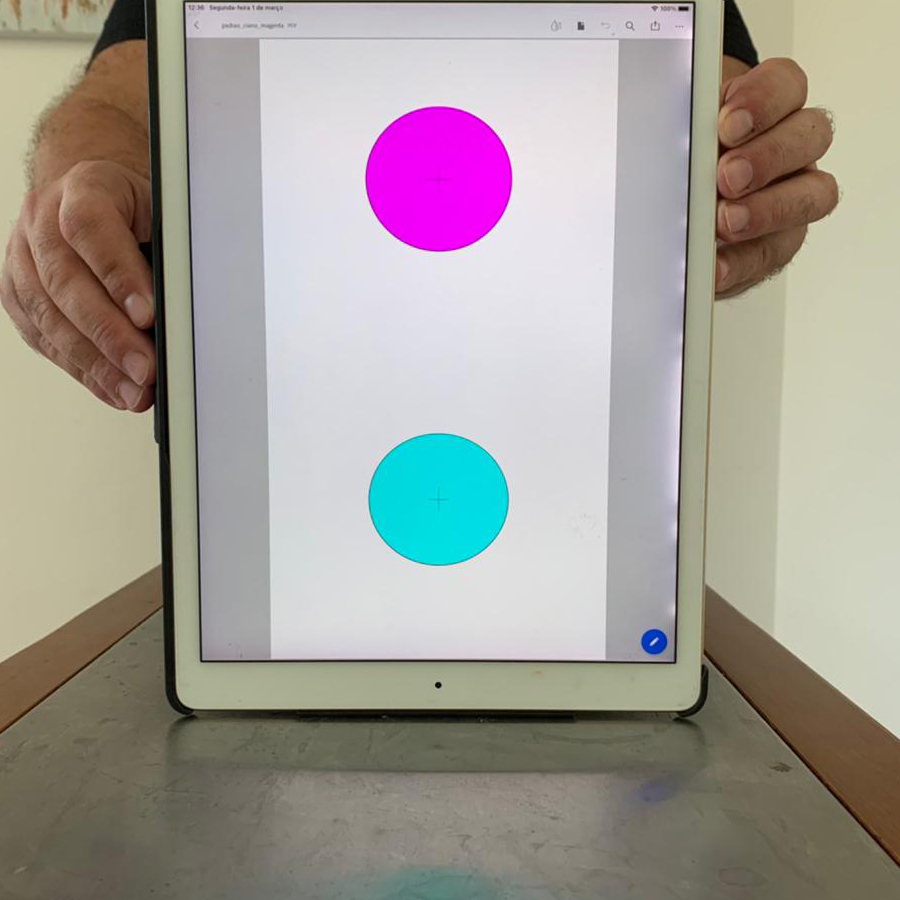
#> input picture aps2-cigar/img/angulo01.jpg, 900 x 900 px
$ python -i fotogrametria.py   (imports and definitions only)
#> lines starting #> are read from the running program, lines starting #| are printed output that depends on the picture; after the words box and inside, x2 and y2 are one past the last pixel; in counts of white or black regions, pixels touching at a corner belong together
#!/usr/bin/python
# -*- coding: utf-8 -*-

# Este NÃO é um programa ROS

from __future__ import print_function, division

import cv2
import os,sys, os.path
import numpy as np
import math
from math import *

# [16 lines left out: function encontrar_foco, not called in this run]

def segmenta_circulo_ciano(hsv):
    """Não mude ou renomeie esta função
    Entrada:
        hsv - imagem em hsv
    Saída:
        mask - imagem em grayscale com tudo em preto e os pixels do circulos ciano em branco
    """
    mask = hsv[:,:,0]

    menor_ciano = (int(160/2), 50, 50)
    maior_ciano = (int(190/2), 255, 255)
    # menor_ciano = (int(210/2), 100, 80)
    # maior_ciano = (int(270/2), 255, 255)

    mask = cv2.inRange(hsv, np.asarray([int(160/2), 50, 50]), np.asarray([int(190/2), 255, 255]))


    return mask

def segmenta_circulo_magenta(hsv):
    """Não mude ou renomeie esta função
    Entrada:
        hsv - imagem em hsv
    Saída:
        mask - imagem em grayscale com tudo em preto e os pixels do circulos magenta em branco
    """


    mask = hsv[:,:,0]

    menor_magenta = (int(290/2), 50, 50)
    maior_magenta = (int(320/2), 255, 255)

    # menor_magenta = (int(330/2), 50, 50)
    # maior_magenta = (int(360/2), 255, 255)

    mask = cv2.inRange(hsv, np.asarray([int(290/2), 50, 50]), np.asarray([int(320/2), 255, 255]))

    return mask
def encontrar_maior_contorno(segmentado):
    """Não mude ou renomeie esta função
    Entrada:
        segmentado - imagem em preto e branco
    Saída:
        contorno - maior contorno obtido (APENAS este contorno)
    """

    contours, arvore = cv2.findContours(segmentado.copy(), cv2.RETR_TREE, cv2.CHAIN_APPROX_SIMPLE)

    maior_contorno = None
    maior_area = 0
    for c in contours:
        area = cv2.contourArea(c)
        if area > maior_area:
            maior_area = area
            maior_contorno = c

    return maior_contorno

def encontrar_centro_contorno(contorno):
    """Não mude ou renomeie esta função
    Entrada:
        contorno: um contorno (não o array deles)
    Saída:
        (Xcentro, Ycentro) - uma tuple com o centro do contorno (no formato 'int')!!!
    """

    M = cv2.moments(contorno)

    centro_x = int(M['m10']/M['m00'])
    centro_y = int(M['m01']/M['m00'])

    Xcentro = centro_x
    Ycentro = centro_y

    return (Xcentro, Ycentro)

def calcular_h(centro_ciano, centro_magenta):
    """Não mude ou renomeie esta função
    Entradas:
        centro_ciano - ponto no formato (X,Y)
        centro_magenta - ponto no formato (X,Y)
    Saída:
        distancia - a distancia Euclidiana entre os pontos de entrada
    """

    centro_ciano_x = centro_ciano[0]
    centro_ciano_y = centro_ciano[1]

    centro_magenta_x = centro_magenta[0]
    centro_magenta_y = centro_magenta[1]

    distancia = math.sqrt((centro_ciano_x - centro_magenta_x)**2 + (centro_ciano_y - centro_magenta_y)**2)
    return distancia

# [11 lines left out: function encontrar_distancia, not called in this run]

def calcular_distancia_entre_circulos(img):
    """Não mude ou renomeie esta função
    Deve utilizar as funções acima para calcular a distancia entre os circulos a partir da imagem BGR
    Entradas:
        img - uma imagem no formato BGR
    Saídas:
        h - a distância entre os os circulos na imagem
        centro ciano - o centro do círculo ciano no formato (X,Y)
        centro_magenta - o centro do círculo magenta no formato (X,Y)
        img_contornos - a imagem com os contornos desenhados
    """
    img_contornos = img.copy()

    img_contornos_hsv = cv2.cvtColor(img_contornos, cv2.COLOR_BGR2HSV)

    segmentado_ciano = segmenta_circulo_ciano(img_contornos_hsv)
    segmentado_magenta = segmenta_circulo_magenta(img_contornos_hsv)

    maior_contorno_ciano = encontrar_maior_contorno(segmentado_ciano)
    maior_contorno_magenta = encontrar_maior_contorno(segmentado_magenta)

    centro_ciano = encontrar_centro_contorno(maior_contorno_ciano)
    centro_magenta = encontrar_centro_contorno(maior_contorno_magenta)

    h = calcular_h(centro_ciano, centro_magenta)

    return h, centro_ciano, centro_magenta, img_contornos

# [18 lines left out: function calcular_angulo_com_horizontal_da_imagem, not called in this run]

>>> import cv2
>>> picture = cv2.imread('img/angulo01.jpg')
#> picture is the input picture: shape (900, 900, 3); mean B, G, R 151, 156.6, 162.7
>>> result = calcular_distancia_entre_circulos(picture)
#> in segmenta_circulo_ciano, `mask = hsv[:,:,0]`:
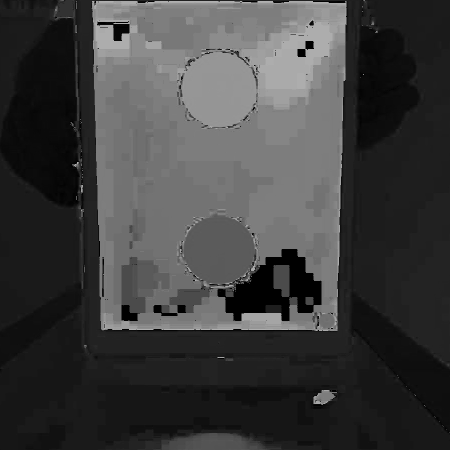
#> mask: shape (900, 900) (shown at 1/2 size); min 0, max 179, mean 62.4
#> in segmenta_circulo_ciano, `mask = cv2.inRange(hsv, np.asarray([int(160/2), 50, 50]), np.asarray([..`:
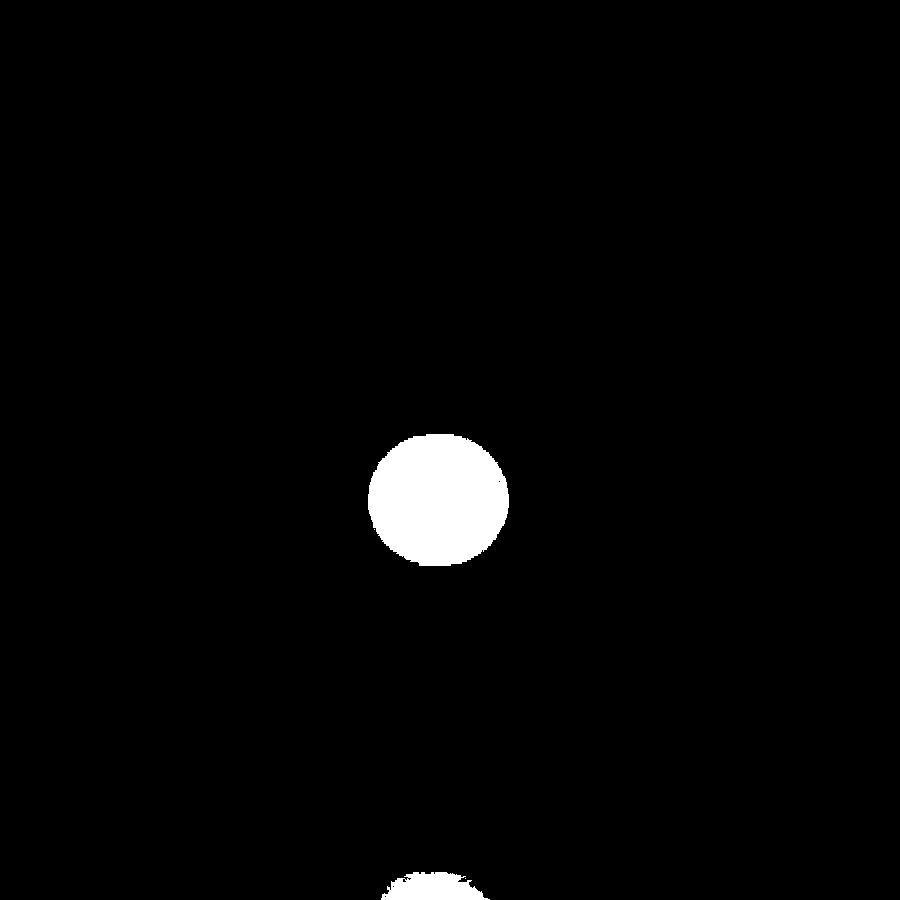
#> mask: shape (900, 900); 2.1% white; 4 white regions (2 under 20 px), largest, box (x1, y1, x2, y2) and area: (368, 434, 509, 566) 14752, (381, 872, 490, 900) 2172
#> in segmenta_circulo_magenta, `mask = cv2.inRange(hsv, np.asarray([int(290/2), 50, 50]), np.asarray([..`:
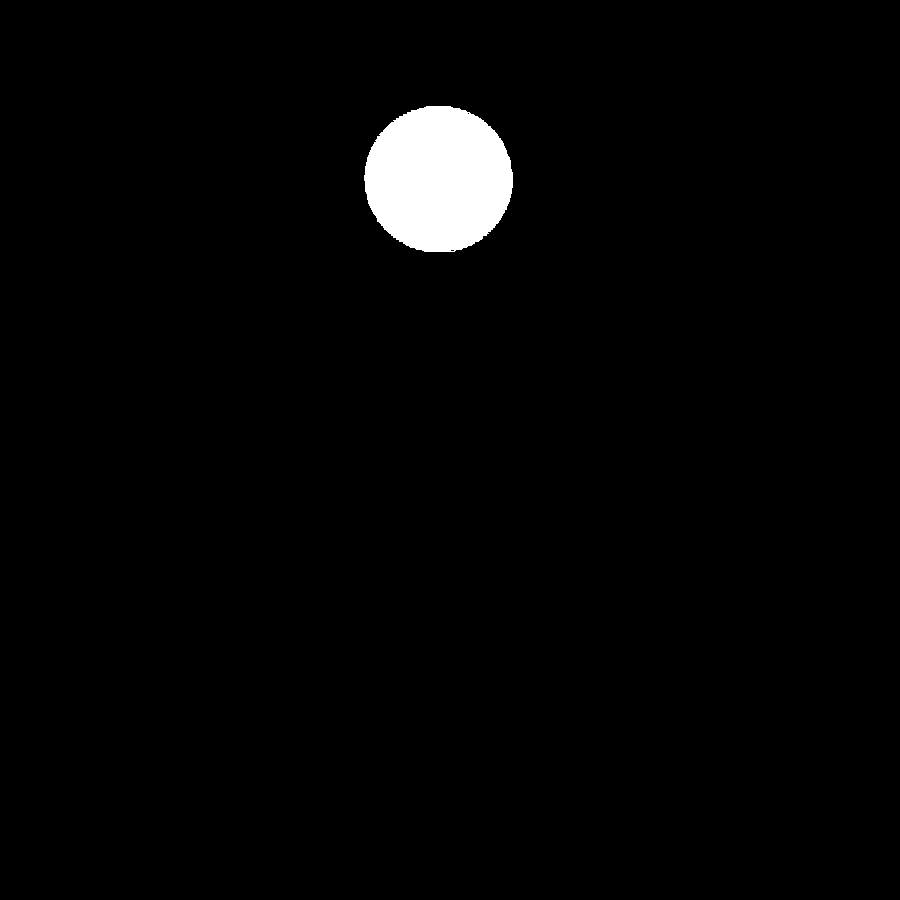
#> mask: shape (900, 900); 2.1% white; 1 white region
#> in encontrar_maior_contorno, `contours, arvore = cv2.findContours(segmentado.copy(), cv2.RETR_TREE, ..`: contours = 9 contours, 7 with area under 20; largest, box (x1, y1, x2, y2) and area: (368, 434, 509, 566) 14525, (381, 872, 490, 900) 2038; arvore = [[1, -1, -1, -1], [6, 0, 2, -1], [3, -1, -1, 1], [4, 2, -1, 1], [5, 3, -1, 1], [-1, 4, -1, 1], [7, 1, -1, -1], [-1, 6, 8, -1], [-1, -1, -1, 7]]
#> the loop in encontrar_maior_contorno, `for c in contours:` made 9 passes
#> (area, maior_area) on passes 2, 8: (2038.5, 2038.5), (14525, 14525)
#> after the loop in encontrar_maior_contorno, `for c in contours:`: maior_area = 14525; maior_contorno = contour of 243 points, box (x1, y1, x2, y2) (368, 434, 509, 566), area 14525
#> in calcular_distancia_entre_circulos, `maior_contorno_ciano = encontrar_maior_contorno(segmentado_ciano)`: maior_contorno_ciano has the same summary as maior_contorno in encontrar_maior_contorno
#> in encontrar_maior_contorno (call 2), `contours, arvore = cv2.findContours(segmentado.copy(), cv2.RETR_TREE, ..`: contours = 3 contours, 2 with area under 20; largest, box (x1, y1, x2, y2) and area: (364, 106, 513, 252) 16880; arvore = [[-1, -1, 1, -1], [2, -1, -1, 0], [-1, 1, -1, 0]]
#> the loop in encontrar_maior_contorno (call 2), `for c in contours:` made 3 passes
#> (area, maior_area) on pass 1: (16880.5, 16880.5)
#> in calcular_distancia_entre_circulos, `maior_contorno_magenta = encontrar_maior_contorno(segmentado_magenta)`: maior_contorno_magenta = contour of 229 points, box (x1, y1, x2, y2) (364, 106, 513, 252), area 16880
#> in encontrar_centro_contorno, `M = cv2.moments(contorno)`: M = moments, m00 14525, centre m10/m00, m01/m00 = (437.8, 499.3)
#> in encontrar_centro_contorno, `centro_x = int(M['m10']/M['m00'])`: centro_x = 437
#> in encontrar_centro_contorno, `centro_y = int(M['m01']/M['m00'])`: centro_y = 499
#> in encontrar_centro_contorno, `Xcentro = centro_x`: Xcentro = 437
#> in encontrar_centro_contorno, `Ycentro = centro_y`: Ycentro = 499
#> in calcular_distancia_entre_circulos, `centro_ciano = encontrar_centro_contorno(maior_contorno_ciano)`: centro_ciano = (437, 499)
#> in calcular_distancia_entre_circulos, `centro_magenta = encontrar_centro_contorno(maior_contorno_magenta)`: centro_magenta = (438, 178)
#> in calcular_h, `centro_ciano_x = centro_ciano[0]`: centro_ciano_x = 437
#> in calcular_h, `centro_ciano_y = centro_ciano[1]`: centro_ciano_y = 499
#> in calcular_h, `centro_magenta_x = centro_magenta[0]`: centro_magenta_x = 438
#> in calcular_h, `centro_magenta_y = centro_magenta[1]`: centro_magenta_y = 178
#> in calcular_h, `distancia = math.sqrt((centro_ciano_x - centro_magenta_x)**2 + (centro..`: distancia = 321

$ run again, on aps2-cigar/img/angulo02.jpg
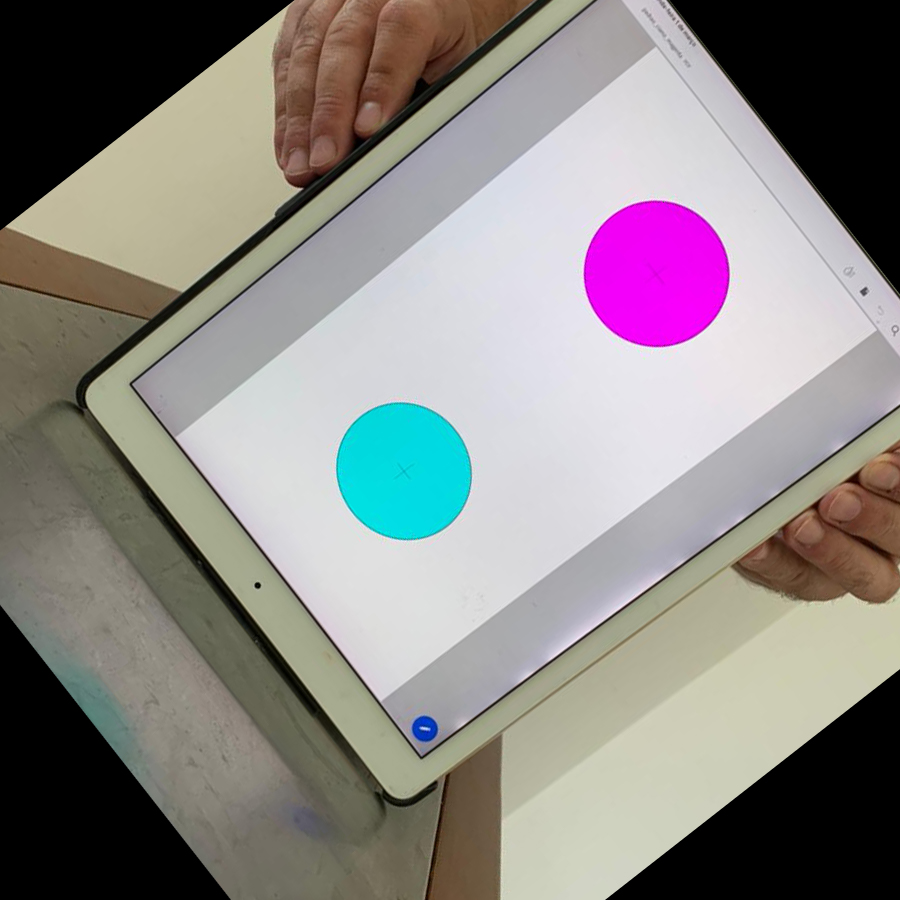
#> input picture aps2-cigar/img/angulo02.jpg, 900 x 900 px
#> picture is the input picture: shape (900, 900, 3); mean B, G, R 133.7, 135.4, 139.6
#> img_contornos_hsv: shape (900, 900, 3); mean H, S, V 58.1, 37.5, 145.8
#> in segmenta_circulo_ciano, `mask = cv2.inRange(hsv, np.asarray([int(160/2), 50, 50]), np.asarray([..`:
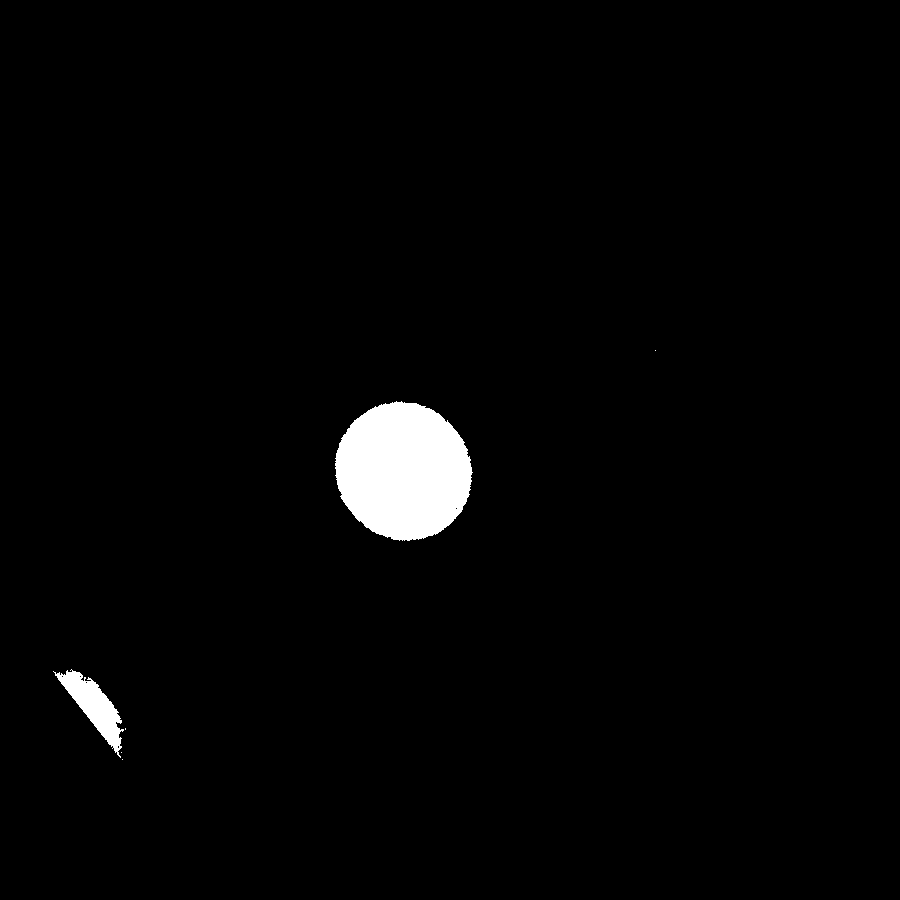
#> mask: shape (900, 900); 2.1% white; 6 white regions (4 under 20 px), largest, box (x1, y1, x2, y2) and area: (335, 401, 473, 541) 14780, (53, 669, 124, 758) 2141
#> in segmenta_circulo_magenta, `mask = cv2.inRange(hsv, np.asarray([int(290/2), 50, 50]), np.asarray([..`:
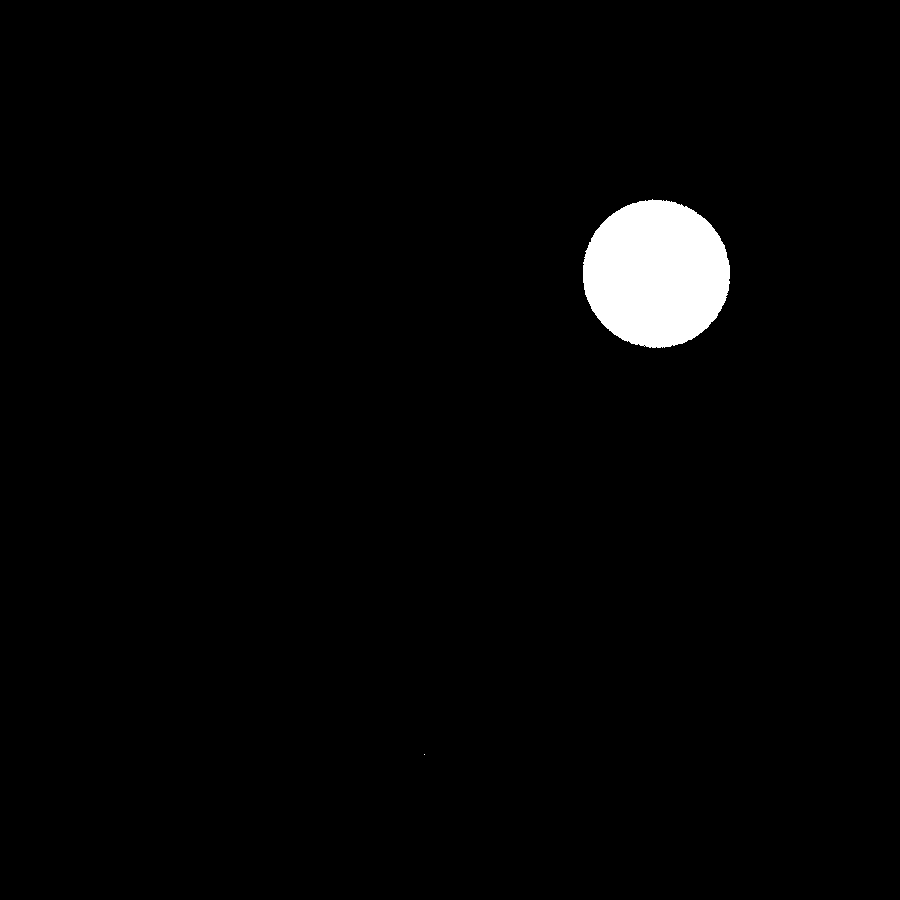
#> mask: shape (900, 900); 2.1% white; 2 white regions (1 under 20 px)
#> contours = 11 contours, 9 with area under 20; largest, box (x1, y1, x2, y2) and area: (335, 401, 473, 541) 14580, (53, 669, 124, 758) 2010; arvore = [[1, -1, -1, -1], [2, 0, -1, -1], [3, 1, -1, -1], [8, 2, 4, -1], [5, -1, -1, 3], [6, 4, -1, 3], [7, 5, -1, 3], [-1, 6, -1, 3], [10, 3, 9, -1], [-1, -1, -1, 8], [-1, 8, -1, -1]]
#> the loop in encontrar_maior_contorno, `for c in contours:` made 11 passes
#> (area, maior_area) on passes 4, 9: (2010, 2010), (14580, 14580)
#> after the loop in encontrar_maior_contorno, `for c in contours:`: maior_area = 14580; maior_contorno = contour of 257 points, box (x1, y1, x2, y2) (335, 401, 473, 541), area 14580
#> maior_contorno_ciano has the same summary as maior_contorno in encontrar_maior_contorno
#> contours = 3 contours, 2 with area under 20; largest, box (x1, y1, x2, y2) and area: (583, 199, 730, 348) 16894; arvore = [[1, -1, -1, -1], [-1, 0, 2, -1], [-1, -1, -1, 1]]
#> the loop in encontrar_maior_contorno (call 2), `for c in contours:` made 3 passes
#> (area, maior_area) on pass 2: (16894, 16894)
#> maior_contorno_magenta = contour of 239 points, box (x1, y1, x2, y2) (583, 199, 730, 348), area 16894
#> M = moments, m00 14580, centre m10/m00, m01/m00 = (403.1, 470.8)
#> centro_x = 403
#> centro_y = 470
#> Xcentro = 403
#> Ycentro = 470
#> centro_ciano = (403, 470)
#> centro_magenta = (655, 273)
#> centro_ciano_x = 403
#> centro_ciano_y = 470
#> centro_magenta_x = 655
#> centro_magenta_y = 273
#> distancia = 319.9
